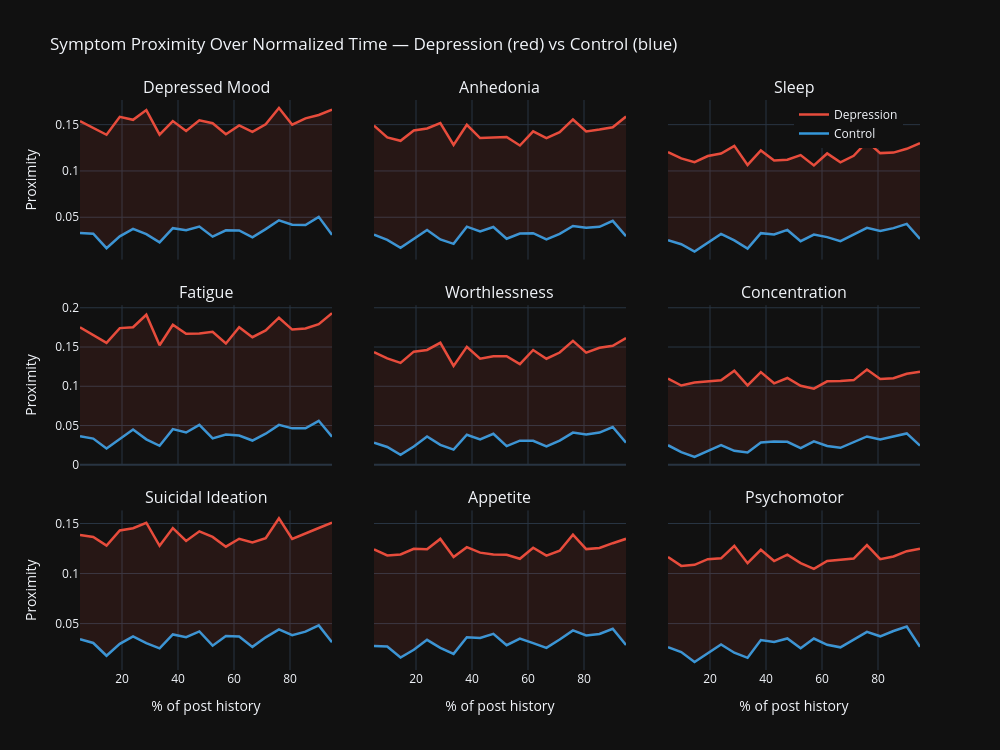

Notebook source saved alongside this figure:
### Code cell
# Small multiples: one panel per DSM-5 symptom showing temporal evolution
fig = make_subplots(
    rows=3, cols=3, shared_xaxes=True, shared_yaxes=True,
    subplot_titles=[s.replace('\n', ' ') for s in SYMPTOM_LABELS[:9]],
    vertical_spacing=0.08, horizontal_spacing=0.05,
)

for idx in range(9):
    row = idx // 3 + 1
    col = idx % 3 + 1
    
    fig.add_trace(go.Scatter(
        x=time_pct, y=dep_curves[:, idx],
        mode='lines', line=dict(color=C_DEP, width=2.5),
        name='Depression' if idx == 0 else None,
        showlegend=(idx == 0),
        hovertemplate=f'{SYMPTOM_LABELS[idx].replace(chr(10), " ")}<br>'
                      'Time: %{x:.0f}%<br>Proximity: %{y:.4f}<extra>Depression</extra>',
    ), row=row, col=col)
    
    fig.add_trace(go.Scatter(
        x=time_pct, y=ctl_curves[:, idx],
        mode='lines', line=dict(color=C_CTL, width=2.5),
        name='Control' if idx == 0 else None,
        showlegend=(idx == 0),
        hovertemplate=f'{SYMPTOM_LABELS[idx].replace(chr(10), " ")}<br>'
                      'Time: %{x:.0f}%<br>Proximity: %{y:.4f}<extra>Control</extra>',
    ), row=row, col=col)
    
    # Shade the gap where depression > control
    fig.add_trace(go.Scatter(
        x=list(time_pct) + list(time_pct[::-1]),
        y=list(dep_curves[:, idx]) + list(ctl_curves[::-1, idx]),
        fill='toself', fillcolor='rgba(231, 76, 60, 0.1)',
        line=dict(width=0), showlegend=False, hoverinfo='skip',
    ), row=row, col=col)

fig.update_layout(
    title='Symptom Proximity Over Normalized Time — Depression (red) vs Control (blue)',
    height=750, width=1000, template='plotly_dark',
    legend=dict(x=0.85, y=1.0),
)

for i in range(1, 4):
    fig.update_xaxes(title_text='% of post history', row=3, col=i)
for i in range(1, 4):
    fig.update_yaxes(title_text='Proximity', row=i, col=1)

fig.show()

# Select sample users for later panels
dep_users = [uid for uid in user_post_counts if user_label[uid] == 'depression'
             and 50 <= user_post_counts[uid] <= 500]
ctl_users = [uid for uid in user_post_counts if user_label[uid] == 'control'
             and 50 <= user_post_counts[uid] <= 500]
np.random.seed(42)
sample_dep = np.random.choice(dep_users, size=min(5, len(dep_users)), replace=False)
sample_ctl = np.random.choice(ctl_users, size=min(5, len(ctl_users)), replace=False)
print(f'\nSample users for later panels: {len(sample_dep)} dep + {len(sample_ctl)} ctl')

### Figure 1 — Plotly figure (JSON) as saved in the notebook; plotly's stock layout.template omitted (floating-point values rounded to 4 significant figures)
{"data": [{"hovertemplate": "Depressed Mood<br>Time: %{x:.0f}%<br>Proximity: %{y:.4f}<extra>Depression</extra>", "line": {"color": "#e74c3c", "width": 2.5}, "mode": "lines", "name": "Depression", "showlegend": true, "type": "scatter", "x": [5.0, 9.737, 14.47, 19.21, 23.95, 28.68, 33.42, 38.16, 42.89, 47.63, 52.37, 57.11, 61.84, 66.58, 71.32, 76.05, 80.79, 85.53, 90.26, 95.0], "xaxis": "x", "y": [0.1539, 0.1465, 0.1391, 0.1585, 0.1552, 0.1657, 0.1392, 0.1539, 0.1432, 0.1547, 0.1515, 0.1396, 0.1491, 0.1421, 0.1504, 0.168, 0.1499, 0.1568, 0.1604, 0.1662], "yaxis": "y"}, {"hovertemplate": "Depressed Mood<br>Time: %{x:.0f}%<br>Proximity: %{y:.4f}<extra>Control</extra>", "line": {"color": "#3498db", "width": 2.5}, "mode": "lines", "name": "Control", "showlegend": true, "type": "scatter", "x": [5.0, 9.737, 14.47, 19.21, 23.95, 28.68, 33.42, 38.16, 42.89, 47.63, 52.37, 57.11, 61.84, 66.58, 71.32, 76.05, 80.79, 85.53, 90.26, 95.0], "xaxis": "x", "y": [0.03309, 0.03224, 0.01665, 0.02941, 0.03755, 0.03172, 0.02281, 0.03821, 0.03593, 0.03993, 0.02905, 0.03586, 0.0357, 0.02834, 0.03722, 0.04667, 0.04198, 0.04154, 0.05045, 0.03097], "yaxis": "y"}, {"fill": "toself", "fillcolor": "rgba(231, 76, 60, 0.1)", "hoverinfo": "skip", "line": {"width": 0}, "showlegend": false, "type": "scatter", "x": [5, 9.737, 14.47, 19.21, 23.95, 28.68, 33.42, 38.16, 42.89, 47.63, 52.37, 57.11, 61.84, 66.58, 71.32, 76.05, 80.79, 85.53, 90.26, 95, 95, 90.26, 85.53, 80.79, 76.05, 71.32, 66.58, 61.84, 57.11, 52.37, 47.63, 42.89, 38.16, 33.42, 28.68, 23.95, 19.21, 14.47, 9.737, 5], "xaxis": "x", "y": [0.1539, 0.1465, 0.1391, 0.1585, 0.1552, 0.1657, 0.1392, 0.1539, 0.1432, 0.1547, 0.1515, 0.1396, 0.1491, 0.1421, 0.1504, 0.168, 0.1499, 0.1568, 0.1604, 0.1662, 0.03097, 0.05045, 0.04154, 0.04198, 0.04667, 0.03722, 0.02834, 0.0357, 0.03586, 0.02905, 0.03993, 0.03593, 0.03821, 0.02281, 0.03172, 0.03755, 0.02941, 0.01665, 0.03224, 0.03309], "yaxis": "y"}, {"hovertemplate": "Anhedonia<br>Time: %{x:.0f}%<br>Proximity: %{y:.4f}<extra>Depression</extra>", "line": {"color": "#e74c3c", "width": 2.5}, "mode": "lines", "showlegend": false, "type": "scatter", "x": [5.0, 9.737, 14.47, 19.21, 23.95, 28.68, 33.42, 38.16, 42.89, 47.63, 52.37, 57.11, 61.84, 66.58, 71.32, 76.05, 80.79, 85.53, 90.26, 95.0], "xaxis": "x2", "y": [0.149, 0.1362, 0.1326, 0.1437, 0.1459, 0.1518, 0.128, 0.1498, 0.1355, 0.1365, 0.1367, 0.1275, 0.1428, 0.1355, 0.1419, 0.1556, 0.1427, 0.1447, 0.1472, 0.1587], "yaxis": "y2"}, {"hovertemplate": "Anhedonia<br>Time: %{x:.0f}%<br>Proximity: %{y:.4f}<extra>Control</extra>", "line": {"color": "#3498db", "width": 2.5}, "mode": "lines", "showlegend": false, "type": "scatter", "x": [5.0, 9.737, 14.47, 19.21, 23.95, 28.68, 33.42, 38.16, 42.89, 47.63, 52.37, 57.11, 61.84, 66.58, 71.32, 76.05, 80.79, 85.53, 90.26, 95.0], "xaxis": "x2", "y": [0.03124, 0.02554, 0.01705, 0.02651, 0.03628, 0.02603, 0.0213, 0.03982, 0.03481, 0.03951, 0.0268, 0.03237, 0.03283, 0.02618, 0.03206, 0.04052, 0.03858, 0.03971, 0.04614, 0.02952], "yaxis": "y2"}, {"fill": "toself", "fillcolor": "rgba(231, 76, 60, 0.1)", "hoverinfo": "skip", "line": {"width": 0}, "showlegend": false, "type": "scatter", "x": [5, 9.737, 14.47, 19.21, 23.95, 28.68, 33.42, 38.16, 42.89, 47.63, 52.37, 57.11, 61.84, 66.58, 71.32, 76.05, 80.79, 85.53, 90.26, 95, 95, 90.26, 85.53, 80.79, 76.05, 71.32, 66.58, 61.84, 57.11, 52.37, 47.63, 42.89, 38.16, 33.42, 28.68, 23.95, 19.21, 14.47, 9.737, 5], "xaxis": "x2", "y": [0.149, 0.1362, 0.1326, 0.1437, 0.1459, 0.1518, 0.128, 0.1498, 0.1355, 0.1365, 0.1367, 0.1275, 0.1428, 0.1355, 0.1419, 0.1556, 0.1427, 0.1447, 0.1472, 0.1587, 0.02952, 0.04614, 0.03971, 0.03858, 0.04052, 0.03206, 0.02618, 0.03283, 0.03237, 0.0268, 0.03951, 0.03481, 0.03982, 0.0213, 0.02603, 0.03628, 0.02651, 0.01705, 0.02554, 0.03124], "yaxis": "y2"}, {"hovertemplate": "Sleep<br>Time: %{x:.0f}%<br>Proximity: %{y:.4f}<extra>Depression</extra>", "line": {"color": "#e74c3c", "width": 2.5}, "mode": "lines", "showlegend": false, "type": "scatter", "x": [5.0, 9.737, 14.47, 19.21, 23.95, 28.68, 33.42, 38.16, 42.89, 47.63, 52.37, 57.11, 61.84, 66.58, 71.32, 76.05, 80.79, 85.53, 90.26, 95.0], "xaxis": "x3", "y": [0.1204, 0.1135, 0.1095, 0.1161, 0.1188, 0.1271, 0.1065, 0.1222, 0.1114, 0.1122, 0.1171, 0.1059, 0.1189, 0.1093, 0.1164, 0.1317, 0.1192, 0.1198, 0.1239, 0.1299], "yaxis": "y3"}, {"hovertemplate": "Sleep<br>Time: %{x:.0f}%<br>Proximity: %{y:.4f}<extra>Control</extra>", "line": {"color": "#3498db", "width": 2.5}, "mode": "lines", "showlegend": false, "type": "scatter", "x": [5.0, 9.737, 14.47, 19.21, 23.95, 28.68, 33.42, 38.16, 42.89, 47.63, 52.37, 57.11, 61.84, 66.58, 71.32, 76.05, 80.79, 85.53, 90.26, 95.0], "xaxis": "x3", "y": [0.02515, 0.02089, 0.01289, 0.02228, 0.03207, 0.02499, 0.01619, 0.03281, 0.03143, 0.0363, 0.0242, 0.03133, 0.02853, 0.02427, 0.03141, 0.03855, 0.03525, 0.03823, 0.04279, 0.02661], "yaxis": "y3"}, {"fill": "toself", "fillcolor": "rgba(231, 76, 60, 0.1)", "hoverinfo": "skip", "line": {"width": 0}, "showlegend": false, "type": "scatter", "x": [5, 9.737, 14.47, 19.21, 23.95, 28.68, 33.42, 38.16, 42.89, 47.63, 52.37, 57.11, 61.84, 66.58, 71.32, 76.05, 80.79, 85.53, 90.26, 95, 95, 90.26, 85.53, 80.79, 76.05, 71.32, 66.58, 61.84, 57.11, 52.37, 47.63, 42.89, 38.16, 33.42, 28.68, 23.95, 19.21, 14.47, 9.737, 5], "xaxis": "x3", "y": [0.1204, 0.1135, 0.1095, 0.1161, 0.1188, 0.1271, 0.1065, 0.1222, 0.1114, 0.1122, 0.1171, 0.1059, 0.1189, 0.1093, 0.1164, 0.1317, 0.1192, 0.1198, 0.1239, 0.1299, 0.02661, 0.04279, 0.03823, 0.03525, 0.03855, 0.03141, 0.02427, 0.02853, 0.03133, 0.0242, 0.0363, 0.03143, 0.03281, 0.01619, 0.02499, 0.03207, 0.02228, 0.01289, 0.02089, 0.02515], "yaxis": "y3"}, {"hovertemplate": "Fatigue<br>Time: %{x:.0f}%<br>Proximity: %{y:.4f}<extra>Depression</extra>", "line": {"color": "#e74c3c", "width": 2.5}, "mode": "lines", "showlegend": false, "type": "scatter", "x": [5.0, 9.737, 14.47, 19.21, 23.95, 28.68, 33.42, 38.16, 42.89, 47.63, 52.37, 57.11, 61.84, 66.58, 71.32, 76.05, 80.79, 85.53, 90.26, 95.0], "xaxis": "x4", "y": [0.1751, 0.1648, 0.1553, 0.1741, 0.1752, 0.1912, 0.1523, 0.1784, 0.1669, 0.1671, 0.1694, 0.1545, 0.1753, 0.1625, 0.1712, 0.1873, 0.1722, 0.1736, 0.179, 0.1931], "yaxis": "y4"}, {"hovertemplate": "Fatigue<br>Time: %{x:.0f}%<br>Proximity: %{y:.4f}<extra>Control</extra>", "line": {"color": "#3498db", "width": 2.5}, "mode": "lines", "showlegend": false, "type": "scatter", "x": [5.0, 9.737, 14.47, 19.21, 23.95, 28.68, 33.42, 38.16, 42.89, 47.63, 52.37, 57.11, 61.84, 66.58, 71.32, 76.05, 80.79, 85.53, 90.26, 95.0], "xaxis": "x4", "y": [0.03639, 0.03334, 0.02073, 0.03316, 0.04495, 0.03243, 0.02416, 0.04539, 0.04114, 0.05085, 0.03362, 0.03856, 0.03718, 0.03089, 0.03956, 0.05086, 0.04639, 0.04649, 0.05598, 0.03576], "yaxis": "y4"}, {"fill": "toself", "fillcolor": "rgba(231, 76, 60, 0.1)", "hoverinfo": "skip", "line": {"width": 0}, "showlegend": false, "type": "scatter", "x": [5, 9.737, 14.47, 19.21, 23.95, 28.68, 33.42, 38.16, 42.89, 47.63, 52.37, 57.11, 61.84, 66.58, 71.32, 76.05, 80.79, 85.53, 90.26, 95, 95, 90.26, 85.53, 80.79, 76.05, 71.32, 66.58, 61.84, 57.11, 52.37, 47.63, 42.89, 38.16, 33.42, 28.68, 23.95, 19.21, 14.47, 9.737, 5], "xaxis": "x4", "y": [0.1751, 0.1648, 0.1553, 0.1741, 0.1752, 0.1912, 0.1523, 0.1784, 0.1669, 0.1671, 0.1694, 0.1545, 0.1753, 0.1625, 0.1712, 0.1873, 0.1722, 0.1736, 0.179, 0.1931, 0.03576, 0.05598, 0.04649, 0.04639, 0.05086, 0.03956, 0.03089, 0.03718, 0.03856, 0.03362, 0.05085, 0.04114, 0.04539, 0.02416, 0.03243, 0.04495, 0.03316, 0.02073, 0.03334, 0.03639], "yaxis": "y4"}, {"hovertemplate": "Worthlessness<br>Time: %{x:.0f}%<br>Proximity: %{y:.4f}<extra>Depression</extra>", "line": {"color": "#e74c3c", "width": 2.5}, "mode": "lines", "showlegend": false, "type": "scatter", "x": [5.0, 9.737, 14.47, 19.21, 23.95, 28.68, 33.42, 38.16, 42.89, 47.63, 52.37, 57.11, 61.84, 66.58, 71.32, 76.05, 80.79, 85.53, 90.26, 95.0], "xaxis": "x5", "y": [0.1434, 0.1355, 0.1298, 0.1441, 0.1463, 0.1554, 0.126, 0.1502, 0.1351, 0.1381, 0.1382, 0.1282, 0.1462, 0.1351, 0.143, 0.1578, 0.1428, 0.1491, 0.1516, 0.1615], "yaxis": "y5"}, {"hovertemplate": "Worthlessness<br>Time: %{x:.0f}%<br>Proximity: %{y:.4f}<extra>Control</extra>", "line": {"color": "#3498db", "width": 2.5}, "mode": "lines", "showlegend": false, "type": "scatter", "x": [5.0, 9.737, 14.47, 19.21, 23.95, 28.68, 33.42, 38.16, 42.89, 47.63, 52.37, 57.11, 61.84, 66.58, 71.32, 76.05, 80.79, 85.53, 90.26, 95.0], "xaxis": "x5", "y": [0.02809, 0.02261, 0.01277, 0.02333, 0.0361, 0.02527, 0.01932, 0.03825, 0.03216, 0.03948, 0.02375, 0.03073, 0.03058, 0.02338, 0.03089, 0.04096, 0.03871, 0.04099, 0.04807, 0.02827], "yaxis": "y5"}, {"fill": "toself", "fillcolor": "rgba(231, 76, 60, 0.1)", "hoverinfo": "skip", "line": {"width": 0}, "showlegend": false, "type": "scatter", "x": [5, 9.737, 14.47, 19.21, 23.95, 28.68, 33.42, 38.16, 42.89, 47.63, 52.37, 57.11, 61.84, 66.58, 71.32, 76.05, 80.79, 85.53, 90.26, 95, 95, 90.26, 85.53, 80.79, 76.05, 71.32, 66.58, 61.84, 57.11, 52.37, 47.63, 42.89, 38.16, 33.42, 28.68, 23.95, 19.21, 14.47, 9.737, 5], "xaxis": "x5", "y": [0.1434, 0.1355, 0.1298, 0.1441, 0.1463, 0.1554, 0.126, 0.1502, 0.1351, 0.1381, 0.1382, 0.1282, 0.1462, 0.1351, 0.143, 0.1578, 0.1428, 0.1491, 0.1516, 0.1615, 0.02827, 0.04807, 0.04099, 0.03871, 0.04096, 0.03089, 0.02338, 0.03058, 0.03073, 0.02375, 0.03948, 0.03216, 0.03825, 0.01932, 0.02527, 0.0361, 0.02333, 0.01277, 0.02261, 0.02809], "yaxis": "y5"}, {"hovertemplate": "Concentration<br>Time: %{x:.0f}%<br>Proximity: %{y:.4f}<extra>Depression</extra>", "line": {"color": "#e74c3c", "width": 2.5}, "mode": "lines", "showlegend": false, "type": "scatter", "x": [5.0, 9.737, 14.47, 19.21, 23.95, 28.68, 33.42, 38.16, 42.89, 47.63, 52.37, 57.11, 61.84, 66.58, 71.32, 76.05, 80.79, 85.53, 90.26, 95.0], "xaxis": "x6", "y": [0.1097, 0.101, 0.1047, 0.1063, 0.1077, 0.1198, 0.101, 0.118, 0.1038, 0.1106, 0.1006, 0.09699, 0.1063, 0.1067, 0.1079, 0.1214, 0.1094, 0.1103, 0.116, 0.1185], "yaxis": "y6"}, {"hovertemplate": "Concentration<br>Time: %{x:.0f}%<br>Proximity: %{y:.4f}<extra>Control</extra>", "line": {"color": "#3498db", "width": 2.5}, "mode": "lines", "showlegend": false, "type": "scatter", "x": [5.0, 9.737, 14.47, 19.21, 23.95, 28.68, 33.42, 38.16, 42.89, 47.63, 52.37, 57.11, 61.84, 66.58, 71.32, 76.05, 80.79, 85.53, 90.26, 95.0], "xaxis": "x6", "y": [0.02489, 0.01602, 0.01012, 0.01803, 0.02514, 0.01779, 0.01556, 0.02839, 0.02975, 0.02928, 0.02113, 0.02975, 0.02391, 0.02156, 0.02833, 0.03605, 0.03229, 0.03641, 0.03992, 0.0244], "yaxis": "y6"}, {"fill": "toself", "fillcolor": "rgba(231, 76, 60, 0.1)", "hoverinfo": "skip", "line": {"width": 0}, "showlegend": false, "type": "scatter", "x": [5, 9.737, 14.47, 19.21, 23.95, 28.68, 33.42, 38.16, 42.89, 47.63, 52.37, 57.11, 61.84, 66.58, 71.32, 76.05, 80.79, 85.53, 90.26, 95, 95, 90.26, 85.53, 80.79, 76.05, 71.32, 66.58, 61.84, 57.11, 52.37, 47.63, 42.89, 38.16, 33.42, 28.68, 23.95, 19.21, 14.47, 9.737, 5], "xaxis": "x6", "y": [0.1097, 0.101, 0.1047, 0.1063, 0.1077, 0.1198, 0.101, 0.118, 0.1038, 0.1106, 0.1006, 0.09699, 0.1063, 0.1067, 0.1079, 0.1214, 0.1094, 0.1103, 0.116, 0.1185, 0.0244, 0.03992, 0.03641, 0.03229, 0.03605, 0.02833, 0.02156, 0.02391, 0.02975, 0.02113, 0.02928, 0.02975, 0.02839, 0.01556, 0.01779, 0.02514, 0.01803, 0.01012, 0.01602, 0.02489], "yaxis": "y6"}, {"hovertemplate": "Suicidal Ideation<br>Time: %{x:.0f}%<br>Proximity: %{y:.4f}<extra>Depression</extra>", "line": {"color": "#e74c3c", "width": 2.5}, "mode": "lines", "showlegend": false, "type": "scatter", "x": [5.0, 9.737, 14.47, 19.21, 23.95, 28.68, 33.42, 38.16, 42.89, 47.63, 52.37, 57.11, 61.84, 66.58, 71.32, 76.05, 80.79, 85.53, 90.26, 95.0], "xaxis": "x7", "y": [0.1384, 0.1365, 0.1279, 0.1431, 0.1453, 0.1508, 0.1277, 0.1454, 0.1326, 0.1422, 0.1366, 0.1268, 0.1348, 0.131, 0.1353, 0.1551, 0.1345, 0.1403, 0.1455, 0.1509], "yaxis": "y7"}, {"hovertemplate": "Suicidal Ideation<br>Time: %{x:.0f}%<br>Proximity: %{y:.4f}<extra>Control</extra>", "line": {"color": "#3498db", "width": 2.5}, "mode": "lines", "showlegend": false, "type": "scatter", "x": [5.0, 9.737, 14.47, 19.21, 23.95, 28.68, 33.42, 38.16, 42.89, 47.63, 52.37, 57.11, 61.84, 66.58, 71.32, 76.05, 80.79, 85.53, 90.26, 95.0], "xaxis": "x7", "y": [0.03432, 0.03059, 0.01789, 0.02974, 0.03728, 0.03045, 0.02528, 0.03916, 0.03633, 0.04217, 0.02789, 0.03765, 0.03705, 0.02671, 0.03625, 0.04419, 0.03849, 0.04189, 0.0482, 0.03141], "yaxis": "y7"}, {"fill": "toself", "fillcolor": "rgba(231, 76, 60, 0.1)", "hoverinfo": "skip", "line": {"width": 0}, "showlegend": false, "type": "scatter", "x": [5, 9.737, 14.47, 19.21, 23.95, 28.68, 33.42, 38.16, 42.89, 47.63, 52.37, 57.11, 61.84, 66.58, 71.32, 76.05, 80.79, 85.53, 90.26, 95, 95, 90.26, 85.53, 80.79, 76.05, 71.32, 66.58, 61.84, 57.11, 52.37, 47.63, 42.89, 38.16, 33.42, 28.68, 23.95, 19.21, 14.47, 9.737, 5], "xaxis": "x7", "y": [0.1384, 0.1365, 0.1279, 0.1431, 0.1453, 0.1508, 0.1277, 0.1454, 0.1326, 0.1422, 0.1366, 0.1268, 0.1348, 0.131, 0.1353, 0.1551, 0.1345, 0.1403, 0.1455, 0.1509, 0.03141, 0.0482, 0.04189, 0.03849, 0.04419, 0.03625, 0.02671, 0.03705, 0.03765, 0.02789, 0.04217, 0.03633, 0.03916, 0.02528, 0.03045, 0.03728, 0.02974, 0.01789, 0.03059, 0.03432], "yaxis": "y7"}, {"hovertemplate": "Appetite<br>Time: %{x:.0f}%<br>Proximity: %{y:.4f}<extra>Depression</extra>", "line": {"color": "#e74c3c", "width": 2.5}, "mode": "lines", "showlegend": false, "type": "scatter", "x": [5.0, 9.737, 14.47, 19.21, 23.95, 28.68, 33.42, 38.16, 42.89, 47.63, 52.37, 57.11, 61.84, 66.58, 71.32, 76.05, 80.79, 85.53, 90.26, 95.0], "xaxis": "x8", "y": [0.1242, 0.118, 0.119, 0.1248, 0.1242, 0.1346, 0.1164, 0.1264, 0.1209, 0.1191, 0.1188, 0.1147, 0.1258, 0.1179, 0.1228, 0.1389, 0.1244, 0.1255, 0.1303, 0.1347], "yaxis": "y8"}, {"hovertemplate": "Appetite<br>Time: %{x:.0f}%<br>Proximity: %{y:.4f}<extra>Control</extra>", "line": {"color": "#3498db", "width": 2.5}, "mode": "lines", "showlegend": false, "type": "scatter", "x": [5.0, 9.737, 14.47, 19.21, 23.95, 28.68, 33.42, 38.16, 42.89, 47.63, 52.37, 57.11, 61.84, 66.58, 71.32, 76.05, 80.79, 85.53, 90.26, 95.0], "xaxis": "x8", "y": [0.02749, 0.02708, 0.01613, 0.02382, 0.03377, 0.02579, 0.01975, 0.03628, 0.03557, 0.03968, 0.0284, 0.03504, 0.03049, 0.02576, 0.03404, 0.04318, 0.03814, 0.03966, 0.04483, 0.02859], "yaxis": "y8"}, {"fill": "toself", "fillcolor": "rgba(231, 76, 60, 0.1)", "hoverinfo": "skip", "line": {"width": 0}, "showlegend": false, "type": "scatter", "x": [5, 9.737, 14.47, 19.21, 23.95, 28.68, 33.42, 38.16, 42.89, 47.63, 52.37, 57.11, 61.84, 66.58, 71.32, 76.05, 80.79, 85.53, 90.26, 95, 95, 90.26, 85.53, 80.79, 76.05, 71.32, 66.58, 61.84, 57.11, 52.37, 47.63, 42.89, 38.16, 33.42, 28.68, 23.95, 19.21, 14.47, 9.737, 5], "xaxis": "x8", "y": [0.1242, 0.118, 0.119, 0.1248, 0.1242, 0.1346, 0.1164, 0.1264, 0.1209, 0.1191, 0.1188, 0.1147, 0.1258, 0.1179, 0.1228, 0.1389, 0.1244, 0.1255, 0.1303, 0.1347, 0.02859, 0.04483, 0.03966, 0.03814, 0.04318, 0.03404, 0.02576, 0.03049, 0.03504, 0.0284, 0.03968, 0.03557, 0.03628, 0.01975, 0.02579, 0.03377, 0.02382, 0.01613, 0.02708, 0.02749], "yaxis": "y8"}, {"hovertemplate": "Psychomotor<br>Time: %{x:.0f}%<br>Proximity: %{y:.4f}<extra>Depression</extra>", "line": {"color": "#e74c3c", "width": 2.5}, "mode": "lines", "showlegend": false, "type": "scatter", "x": [5.0, 9.737, 14.47, 19.21, 23.95, 28.68, 33.42, 38.16, 42.89, 47.63, 52.37, 57.11, 61.84, 66.58, 71.32, 76.05, 80.79, 85.53, 90.26, 95.0], "xaxis": "x9", "y": [0.1165, 0.1076, 0.1087, 0.1143, 0.1152, 0.1277, 0.1103, 0.1237, 0.1125, 0.1189, 0.1104, 0.1046, 0.1125, 0.1134, 0.1149, 0.1285, 0.1144, 0.117, 0.1224, 0.1247], "yaxis": "y9"}, {"hovertemplate": "Psychomotor<br>Time: %{x:.0f}%<br>Proximity: %{y:.4f}<extra>Control</extra>", "line": {"color": "#3498db", "width": 2.5}, "mode": "lines", "showlegend": false, "type": "scatter", "x": [5.0, 9.737, 14.47, 19.21, 23.95, 28.68, 33.42, 38.16, 42.89, 47.63, 52.37, 57.11, 61.84, 66.58, 71.32, 76.05, 80.79, 85.53, 90.26, 95.0], "xaxis": "x9", "y": [0.02634, 0.02149, 0.01157, 0.02017, 0.0291, 0.02084, 0.01575, 0.0335, 0.03168, 0.03512, 0.02527, 0.03501, 0.02877, 0.02623, 0.03403, 0.04166, 0.03726, 0.04253, 0.04697, 0.02687], "yaxis": "y9"}, {"fill": "toself", "fillcolor": "rgba(231, 76, 60, 0.1)", "hoverinfo": "skip", "line": {"width": 0}, "showlegend": false, "type": "scatter", "x": [5, 9.737, 14.47, 19.21, 23.95, 28.68, 33.42, 38.16, 42.89, 47.63, 52.37, 57.11, 61.84, 66.58, 71.32, 76.05, 80.79, 85.53, 90.26, 95, 95, 90.26, 85.53, 80.79, 76.05, 71.32, 66.58, 61.84, 57.11, 52.37, 47.63, 42.89, 38.16, 33.42, 28.68, 23.95, 19.21, 14.47, 9.737, 5], "xaxis": "x9", "y": [0.1165, 0.1076, 0.1087, 0.1143, 0.1152, 0.1277, 0.1103, 0.1237, 0.1125, 0.1189, 0.1104, 0.1046, 0.1125, 0.1134, 0.1149, 0.1285, 0.1144, 0.117, 0.1224, 0.1247, 0.02687, 0.04697, 0.04253, 0.03726, 0.04166, 0.03403, 0.02623, 0.02877, 0.03501, 0.02527, 0.03512, 0.03168, 0.0335, 0.01575, 0.02084, 0.0291, 0.02017, 0.01157, 0.02149, 0.02634], "yaxis": "y9"}], "layout": {"annotations": [{"font": {"size": 16}, "showarrow": false, "text": "Depressed Mood", "x": 0.15, "xanchor": "center", "xref": "paper", "y": 1, "yanchor": "bottom", "yref": "paper"}, {"font": {"size": 16}, "showarrow": false, "text": "Anhedonia", "x": 0.5, "xanchor": "center", "xref": "paper", "y": 1, "yanchor": "bottom", "yref": "paper"}, {"font": {"size": 16}, "showarrow": false, "text": "Sleep", "x": 0.85, "xanchor": "center", "xref": "paper", "y": 1, "yanchor": "bottom", "yref": "paper"}, {"font": {"size": 16}, "showarrow": false, "text": "Fatigue", "x": 0.15, "xanchor": "center", "xref": "paper", "y": 0.64, "yanchor": "bottom", "yref": "paper"}, {"font": {"size": 16}, "showarrow": false, "text": "Worthlessness", "x": 0.5, "xanchor": "center", "xref": "paper", "y": 0.64, "yanchor": "bottom", "yref": "paper"}, {"font": {"size": 16}, "showarrow": false, "text": "Concentration", "x": 0.85, "xanchor": "center", "xref": "paper", "y": 0.64, "yanchor": "bottom", "yref": "paper"}, {"font": {"size": 16}, "showarrow": false, "text": "Suicidal Ideation", "x": 0.15, "xanchor": "center", "xref": "paper", "y": 0.28, "yanchor": "bottom", "yref": "paper"}, {"font": {"size": 16}, "showarrow": false, "text": "Appetite", "x": 0.5, "xanchor": "center", "xref": "paper", "y": 0.28, "yanchor": "bottom", "yref": "paper"}, {"font": {"size": 16}, "showarrow": false, "text": "Psychomotor", "x": 0.85, "xanchor": "center", "xref": "paper", "y": 0.28, "yanchor": "bottom", "yref": "paper"}], "height": 750, "legend": {"x": 0.85, "y": 1}, "title": {"text": "Symptom Proximity Over Normalized Time — Depression (red) vs Control (blue)"}, "width": 1000, "xaxis": {"anchor": "y", "domain": [0, 0.3], "matches": "x7", "showticklabels": false}, "xaxis2": {"anchor": "y2", "domain": [0.35, 0.65], "matches": "x8", "showticklabels": false}, "xaxis3": {"anchor": "y3", "domain": [0.7, 1], "matches": "x9", "showticklabels": false}, "xaxis4": {"anchor": "y4", "domain": [0, 0.3], "matches": "x7", "showticklabels": false}, "xaxis5": {"anchor": "y5", "domain": [0.35, 0.65], "matches": "x8", "showticklabels": false}, "xaxis6": {"anchor": "y6", "domain": [0.7, 1], "matches": "x9", "showticklabels": false}, "xaxis7": {"anchor": "y7", "domain": [0, 0.3], "title": {"text": "% of post history"}}, "xaxis8": {"anchor": "y8", "domain": [0.35, 0.65], "title": {"text": "% of post history"}}, "xaxis9": {"anchor": "y9", "domain": [0.7, 1], "title": {"text": "% of post history"}}, "yaxis": {"anchor": "x", "domain": [0.72, 1], "title": {"text": "Proximity"}}, "yaxis2": {"anchor": "x2", "domain": [0.72, 1], "matches": "y", "showticklabels": false}, "yaxis3": {"anchor": "x3", "domain": [0.72, 1], "matches": "y", "showticklabels": false}, "yaxis4": {"anchor": "x4", "domain": [0.36, 0.64], "title": {"text": "Proximity"}}, "yaxis5": {"anchor": "x5", "domain": [0.36, 0.64], "matches": "y4", "showticklabels": false}, "yaxis6": {"anchor": "x6", "domain": [0.36, 0.64], "matches": "y4", "showticklabels": false}, "yaxis7": {"anchor": "x7", "domain": [0, 0.28], "title": {"text": "Proximity"}}, "yaxis8": {"anchor": "x8", "domain": [0, 0.28], "matches": "y7", "showticklabels": false}, "yaxis9": {"anchor": "x9", "domain": [0, 0.28], "matches": "y7", "showticklabels": false}}}
